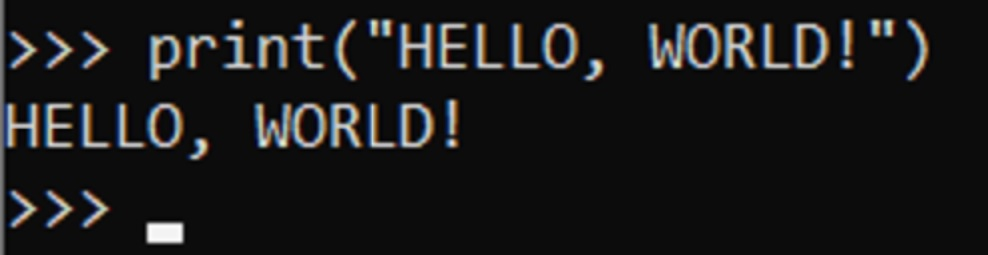
%> input picture hello_world.jpg, 988 x 255 px
$ octave --eval "result = Iterative_thresholding('hello_world.jpg');"   (GNU Octave 9; MATLAB toolbox functions it lacks are replaced by stand-ins)
%> lines starting %> are read from the running program, lines starting %| are printed output that depends on the picture; in (x1, y1, x2, y2) boxes, pixels count from 0 and x2, y2 are one past the last pixel; in counts of white or black regions, pixels touching at a corner belong together; the program's own positions count from 1
%% Iterative method
function [ image ] = Iterative_thresholding(filepath)
%> called with filepath = 'hello_world.jpg'
    img=imread(filepath);
%> img is the input picture: size 255x988x3 uint8; mean R, G, B 26.3, 26.1, 26.3
    img=im2gray(img);
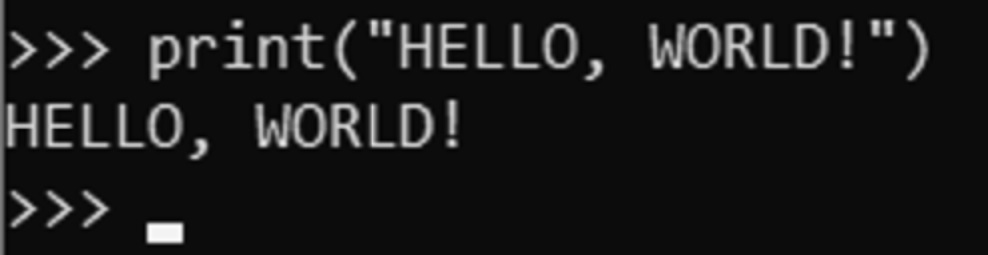
%> img: size 255x988 uint8; min 0, max 255, mean 26.2
    img=im2double(img);
%> img: size 255x988 double
    T=0.5*(min(img(:))+max(img(:)));
%> T = 0.5
    done=false;
    while ~done
        g=img>=T;
        Tn=0.5*(mean(img(g))+mean(img(~g)));
        done=abs(T-Tn)<0.1;
        T=Tn;
    end
%> this loop made 2 passes
%> (Tn, done, T) on passes 1 to 2: (0.369, false, 0.369), (0.331, true, 0.331)
%> pass 1, in Iterative_thresholding, `g=img>=T;`:
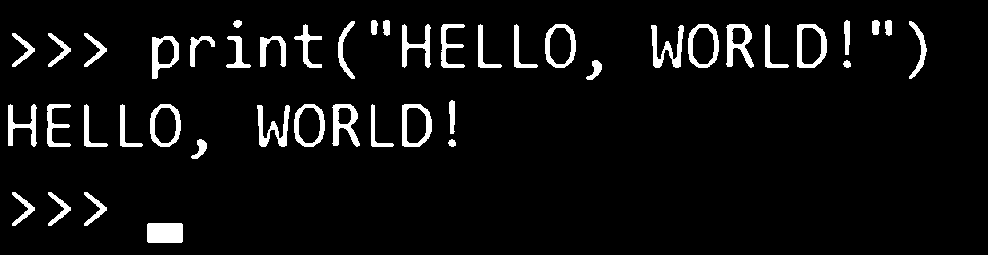
%> g: size 255x988 logical; 5.9% white; 45 white regions, largest, box (x1, y1, x2, y2) and area: (147, 223, 183, 243) 716, (726, 24, 754, 68) 591, (651, 25, 684, 68) 586
%> pass 2, in Iterative_thresholding, `g=img>=T;`:
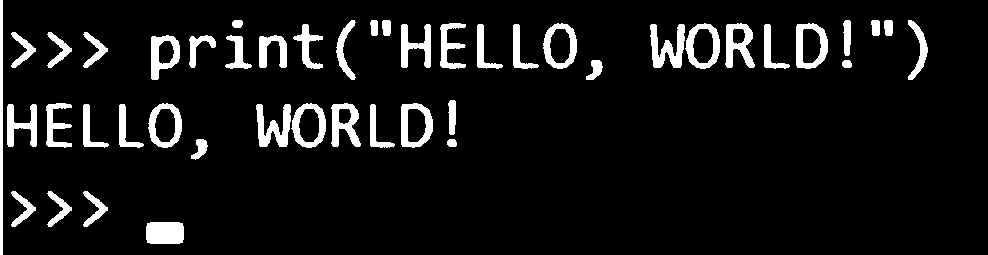
%> g: size 255x988 logical; 8.1% white; 46 white regions, largest, box (x1, y1, x2, y2) and area: (650, 24, 685, 68) 844, (256, 104, 291, 147) 816, (146, 222, 184, 244) 808
    image=imbinarize(img,T);
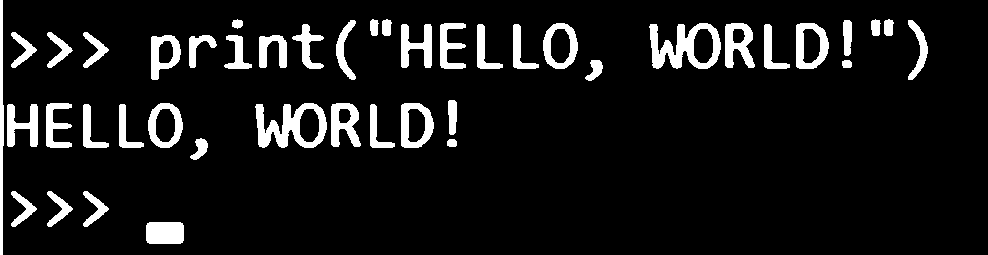
%> image: size 255x988 logical; 9% white; 44 white regions, largest, box (x1, y1, x2, y2) and area: (649, 23, 721, 69) 1696, (255, 103, 327, 148) 1661, (796, 23, 829, 69) 827
